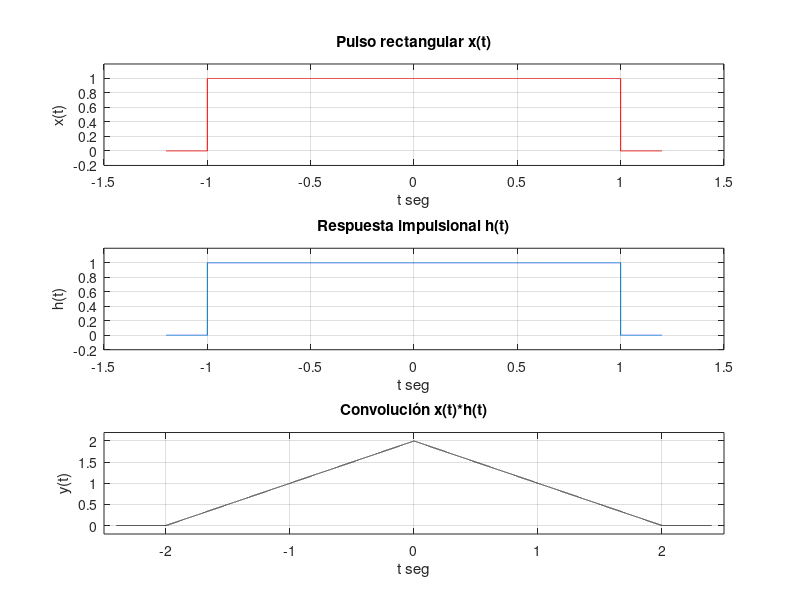

Here is the MATLAB script that generated this plot:
clear;clf;clc;
% -----------------------------------------------------------
% Convolución en tiempo continuo
% -----------------------------------------------------------

t=-1.2:0.0001:1.2;
xt=zeros(size(t));
ht=zeros(size(t));
xt(t>=-1 & t<=1)=1;
subplot(3,1,1),plot(t,xt,'r');
xlabel('t seg'); ylabel('x(t)');grid on;
title('Pulso rectangular x(t)');
axis([-1.5, 1.5, -0.2, 1.2]);
ht(t>=-1 & t<=1)=1;
subplot(3,1,2),plot(t,ht);
xlabel('t seg');ylabel('h(t)');grid on;
title('Respuesta impulsional h(t)');
axis([-1.5, 1.5, -0.2, 1.2]);
y=conv(xt,ht);
tt=t(1)+t(1):0.0001:t(end)+t(end);
subplot(3,1,3),plot(tt,y*0.0001,'k');
xlabel('t seg');ylabel('y(t)'); grid on;
title('Convolución x(t)*h(t)');
axis([-2.5, 2.5, -0.2, 2.2]);
